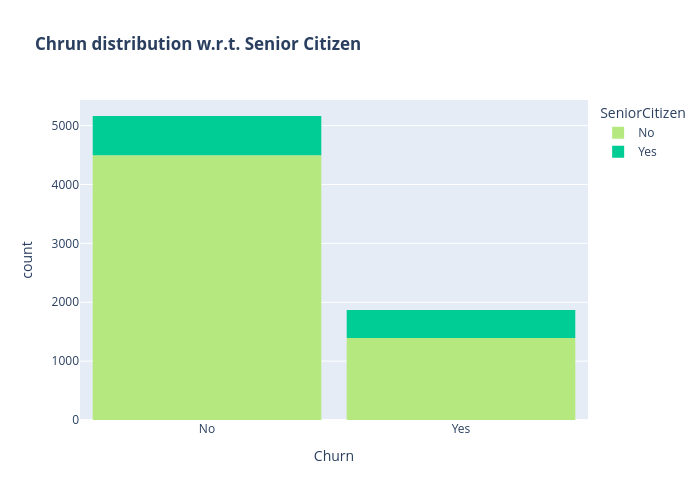

Notebook code cell kept with this figure:
### Code cell
color_map = {"Yes": '#00CC96', "No": '#B6E880'}
fig = px.histogram(df, x="Churn", color="SeniorCitizen", title="<b>Chrun distribution w.r.t. Senior Citizen</b>", color_discrete_map=color_map)
fig.update_layout(width=700, height=500, bargap=0.1)
fig.show()

### Figure 1 — Plotly figure (JSON) as saved in the notebook; plotly's stock layout.template omitted (floating-point values rounded to 4 significant figures; data arrays with more than 128 entries replaced by an {"elided": "..."} marker saying what was removed)
{"data": [{"bingroup": "x", "hovertemplate": "SeniorCitizen=No<br>Churn=%{x}<br>count=%{y}<extra></extra>", "legendgroup": "No", "marker": {"color": "#B6E880", "pattern": {"shape": ""}}, "name": "No", "orientation": "v", "showlegend": true, "type": "histogram", "x": {"elided": "5890 str values"}, "xaxis": "x", "yaxis": "y"}, {"bingroup": "x", "hovertemplate": "SeniorCitizen=Yes<br>Churn=%{x}<br>count=%{y}<extra></extra>", "legendgroup": "Yes", "marker": {"color": "#00CC96", "pattern": {"shape": ""}}, "name": "Yes", "orientation": "v", "showlegend": true, "type": "histogram", "x": {"elided": "1142 str values"}, "xaxis": "x", "yaxis": "y"}], "layout": {"bargap": 0.1, "barmode": "relative", "height": 500, "legend": {"title": {"text": "SeniorCitizen"}, "tracegroupgap": 0}, "title": {"text": "<b>Chrun distribution w.r.t. Senior Citizen</b>"}, "width": 700, "xaxis": {"anchor": "y", "autorange": true, "domain": [0, 1], "range": [-0.5, 1.5], "title": {"text": "Churn"}, "type": "category"}, "yaxis": {"anchor": "x", "autorange": true, "domain": [0, 1], "range": [0, 5435.0], "title": {"text": "count"}}}}
